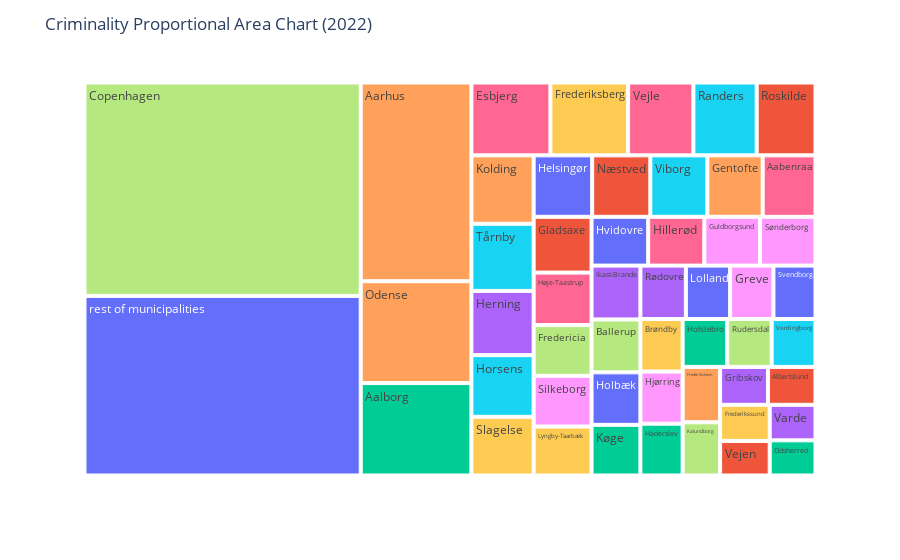

Notebook code cell kept with this figure:
### Markdown cell above
**INTERPRETATION**

**The graph above shows the total number of crimes in Denmark in each year from 2007 to 2022. As we can see, there is a clear downward trend in crime rates. While there was a spike in 2022, this figure does not exceed pre-pandemic levels.**

### Code cell
from ipywidgets import interact, widgets

# Define the interactive widget for selecting the year
year_widget = widgets.IntSlider(
    value=2007,
    min=2007,
    max=2022,
    step=1,
    description='Year:'
)

# Define the function that creates the proportional area chart
def create_chart(year):
    # Filter the data to only include the selected year and drop the row with the "Unknown municipality" value
    year_data = criminality_year[['municipalities', f'crim_{year}']].drop(criminality_year.index[criminality_year['municipalities'] == 'Unknown municipality'])
    
    # Calculate the total crimes for the year
    total_crimes = year_data[f'crim_{year}'].sum()
    
    # Calculate the proportional area for each municipality
    year_data['area'] = year_data[f'crim_{year}']/total_crimes
    
    # Sort the data by crime in descending order
    year_data = year_data.sort_values(by=f'crim_{year}', ascending=False)
    
    # Get the top 50 municipalities by crime
    top_municipalities = year_data.iloc[:50, :]
    
    # Calculate the cumulative proportion of crimes and the index of the row where the cumulative proportion exceeds 0.5
    top_municipalities['cumulative_prop'] = top_municipalities['area'].cumsum()
    index_cutoff = top_municipalities[top_municipalities['cumulative_prop'] > 0.5].index[0]
    
    # Aggregate the municipalities that represent less than 50% of the crimes into a single observation
    rest_of_municipalities = year_data.iloc[50:, :]
    rest_of_municipalities = pd.DataFrame(rest_of_municipalities.sum(numeric_only=True)).T
    rest_of_municipalities['municipalities'] = 'rest of municipalities'
    rest_of_municipalities['area'] = 1 - top_municipalities.iloc[:index_cutoff, :]['area'].sum()
    
    # Combine the top municipalities and the aggregated municipalities
    year_data = pd.concat([top_municipalities.iloc[:index_cutoff, :], rest_of_municipalities], ignore_index=True)
    
    # Create a label showing the percentage of crimes for each municipality
    year_data['label'] = year_data.apply(lambda row: f"{row['municipalities']}: {row['crim_' + str(year)] / total_crimes:.2%}", axis=1)
    
    # Create the chart using Plotly Express
    fig = px.treemap(year_data, path=['municipalities'], values='area', color='municipalities', hover_data=['label'])
    fig.update_layout(
        title=f'Criminality Proportional Area Chart ({year})',
        xaxis_title='Municipality',
        yaxis_title='Proportional Area',
    )
    fig.show()

# Create the interactive widget
interact(create_chart, year=year_widget)

### Figure 1 — Plotly figure (JSON) as saved in the notebook; plotly's stock layout.template omitted (floating-point values rounded to 4 significant figures)
{"data": [{"branchvalues": "total", "customdata": [["Helsingør: 1.25%", "Helsingør"], ["Albertslund: 0.63%", "Albertslund"], ["Aalborg: 3.56%", "Aalborg"], ["Varde: 0.57%", "Varde"], ["Kolding: 1.48%", "Kolding"], ["Randers: 1.60%", "Randers"], ["Aabenraa: 1.13%", "Aabenraa"], ["Ballerup: 0.90%", "Ballerup"], ["Hjørring: 0.77%", "Hjørring"], ["Brøndby: 0.77%", "Brøndby"], ["Svendborg: 0.78%", "Svendborg"], ["Vejen: 0.60%", "Vejen"], ["Haderslev: 0.76%", "Haderslev"], ["Herning: 1.39%", "Herning"], ["Odense: 3.92%", "Odense"], ["Tårnby: 1.45%", "Tårnby"], ["Høje-Taastrup: 1.06%", "Høje-Taastrup"], ["Rudersdal: 0.74%", "Rudersdal"], ["Greve: 0.80%", "Greve"], ["Frederikssund: 0.62%", "Frederikssund"], ["Hvidovre: 0.96%", "Hvidovre"], ["Roskilde: 1.49%", "Roskilde"], ["Køge: 0.86%", "Køge"], ["Rødovre: 0.84%", "Rødovre"], ["Gentofte: 1.18%", "Gentofte"], ["Horsens: 1.34%", "Horsens"], ["Hillerød: 0.95%", "Hillerød"], ["Kalundborg: 0.69%", "Kalundborg"], ["Sønderborg: 0.94%", "Sønderborg"], ["Frederiksberg: 1.97%", "Frederiksberg"], ["Lolland: 0.82%", "Lolland"], ["Næstved: 1.24%", "Næstved"], ["Holstebro: 0.74%", "Holstebro"], ["Gribskov: 0.63%", "Gribskov"], ["Aarhus: 7.66%", "Aarhus"], ["Vordingborg: 0.73%", "Vordingborg"], ["Esbjerg: 2.00%", "Esbjerg"], ["Fredericia: 1.02%", "Fredericia"], ["Silkeborg: 1.02%", "Silkeborg"], ["Lyngby-Taarbæk: 0.99%", "Lyngby-Taarbæk"], ["Holbæk: 0.89%", "Holbæk"], ["Gladsaxe: 1.12%", "Gladsaxe"], ["Odsherred: 0.56%", "Odsherred"], ["Ikast-Brande: 0.92%", "Ikast-Brande"], ["Frederikshavn: 0.72%", "Frederikshavn"], ["Viborg: 1.22%", "Viborg"], ["Vejle: 1.66%", "Vejle"], ["Copenhagen: 20.52%", "Copenhagen"], ["Guldborgsund: 0.95%", "Guldborgsund"], ["Slagelse: 1.27%", "Slagelse"], ["rest of municipalities: 17.27%", "rest of municipalities"]], "domain": {"x": [0, 1], "y": [0, 1]}, "hovertemplate": "labels=%{label}<br>area=%{value}<br>parent=%{parent}<br>id=%{id}<br>label=%{customdata[0]}<br>municipalities=%{customdata[1]}<extra></extra>", "ids": ["Helsingør", "Albertslund", "Aalborg", "Varde", "Kolding", "Randers", "Aabenraa", "Ballerup", "Hjørring", "Brøndby", "Svendborg", "Vejen", "Haderslev", "Herning", "Odense", "Tårnby", "Høje-Taastrup", "Rudersdal", "Greve", "Frederikssund", "Hvidovre", "Roskilde", "Køge", "Rødovre", "Gentofte", "Horsens", "Hillerød", "Kalundborg", "Sønderborg", "Frederiksberg", "Lolland", "Næstved", "Holstebro", "Gribskov", "Aarhus", "Vordingborg", "Esbjerg", "Fredericia", "Silkeborg", "Lyngby-Taarbæk", "Holbæk", "Gladsaxe", "Odsherred", "Ikast-Brande", "Frederikshavn", "Viborg", "Vejle", "Copenhagen", "Guldborgsund", "Slagelse", "rest of municipalities"], "labels": ["Helsingør", "Albertslund", "Aalborg", "Varde", "Kolding", "Randers", "Aabenraa", "Ballerup", "Hjørring", "Brøndby", "Svendborg", "Vejen", "Haderslev", "Herning", "Odense", "Tårnby", "Høje-Taastrup", "Rudersdal", "Greve", "Frederikssund", "Hvidovre", "Roskilde", "Køge", "Rødovre", "Gentofte", "Horsens", "Hillerød", "Kalundborg", "Sønderborg", "Frederiksberg", "Lolland", "Næstved", "Holstebro", "Gribskov", "Aarhus", "Vordingborg", "Esbjerg", "Fredericia", "Silkeborg", "Lyngby-Taarbæk", "Holbæk", "Gladsaxe", "Odsherred", "Ikast-Brande", "Frederikshavn", "Viborg", "Vejle", "Copenhagen", "Guldborgsund", "Slagelse", "rest of municipalities"], "marker": {"colors": ["#636efa", "#EF553B", "#00cc96", "#ab63fa", "#FFA15A", "#19d3f3", "#FF6692", "#B6E880", "#FF97FF", "#FECB52", "#636efa", "#EF553B", "#00cc96", "#ab63fa", "#FFA15A", "#19d3f3", "#FF6692", "#B6E880", "#FF97FF", "#FECB52", "#636efa", "#EF553B", "#00cc96", "#ab63fa", "#FFA15A", "#19d3f3", "#FF6692", "#B6E880", "#FF97FF", "#FECB52", "#636efa", "#EF553B", "#00cc96", "#ab63fa", "#FFA15A", "#19d3f3", "#FF6692", "#B6E880", "#FF97FF", "#FECB52", "#636efa", "#EF553B", "#00cc96", "#ab63fa", "#FFA15A", "#19d3f3", "#FF6692", "#B6E880", "#FF97FF", "#FECB52", "#636efa"]}, "name": "", "parents": ["", "", "", "", "", "", "", "", "", "", "", "", "", "", "", "", "", "", "", "", "", "", "", "", "", "", "", "", "", "", "", "", "", "", "", "", "", "", "", "", "", "", "", "", "", "", "", "", "", "", ""], "type": "treemap", "values": [0.01252, 0.006273, 0.0356, 0.005667, 0.01481, 0.01605, 0.0113, 0.008999, 0.007663, 0.007728, 0.007819, 0.005972, 0.007617, 0.01391, 0.03925, 0.01455, 0.01058, 0.007405, 0.008047, 0.006238, 0.00962, 0.01492, 0.008615, 0.008448, 0.01184, 0.01336, 0.009535, 0.006942, 0.009423, 0.0197, 0.008228, 0.01243, 0.007435, 0.006318, 0.07656, 0.007311, 0.02004, 0.01023, 0.01022, 0.009876, 0.008928, 0.01125, 0.005601, 0.009158, 0.007223, 0.01219, 0.01656, 0.2052, 0.009459, 0.01271, 0.1727]}], "layout": {"legend": {"tracegroupgap": 0}, "margin": {"t": 60}, "title": {"text": "Criminality Proportional Area Chart (2022)"}, "xaxis": {"title": {"text": "Municipality"}}, "yaxis": {"title": {"text": "Proportional Area"}}}}
